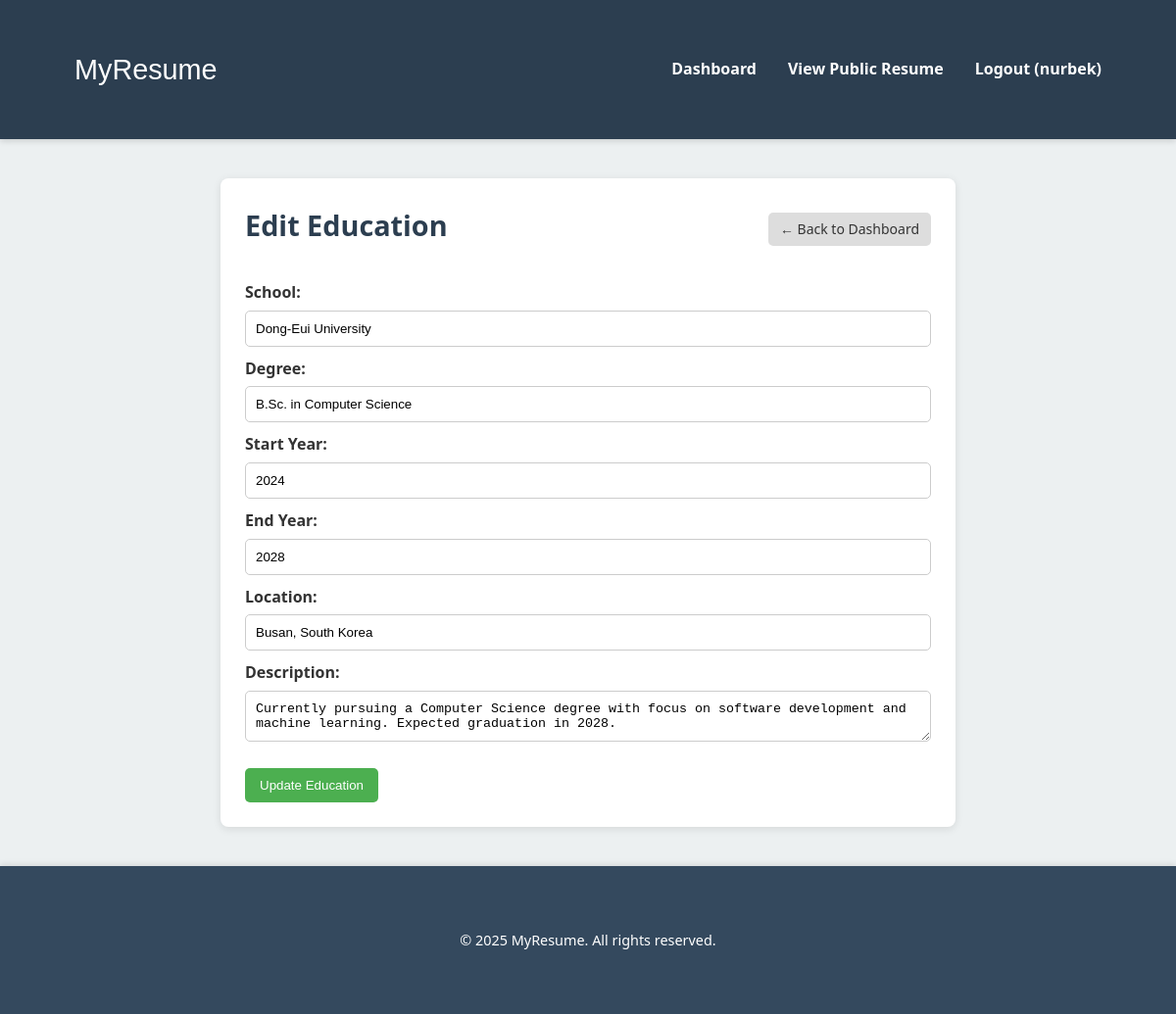
Page /admin/edit_education.php?id=2 (signed in) on the committed database.
### tables this page shows
CREATE TABLE `education` (
  `id` int(11) NOT NULL,
  `school` varchar(255) NOT NULL,
  `degree` varchar(255) NOT NULL,
  `start_year` int(11) NOT NULL,
  `end_year` int(11) DEFAULT NULL,
  `location` varchar(100) DEFAULT NULL,
  `description` text DEFAULT NULL
);

### includes/functions.php (called while the page is built, shortened)
<?php
function sanitize_input($input) {
    return htmlspecialchars(trim($input), ENT_QUOTES, 'UTF-8');
}

### admin/edit_education.php (the view, shortened to what this page needs)
<?php
require_once '../includes/db_connect.php';
require_once '../includes/functions.php';
$id = intval($_GET['id']);
$stmt = $pdo->prepare("SELECT * FROM education WHERE id=?");
$stmt->execute([$id]);
$edu = $stmt->fetch();
include '../includes/header.php';
?>
<div class="page-container">
    <div class="page-header">
        <h2>Edit Education</h2>
        <a class="btn-back" href="dashboard.php">← Back to Dashboard</a>
    </div>
    <form method="POST" class="form-box">
        <label>School:</label>
        <input type="text" name="school" value="<?= sanitize_input($edu['school']) ?>" required>
        <label>Degree:</label>
        <input type="text" name="degree" value="<?= sanitize_input($edu['degree']) ?>" required>
        <label>Start Year:</label>
        <input type="number" name="start_year" value="<?= sanitize_input($edu['start_year']) ?>" required>
        <label>End Year:</label>
        <input type="number" name="end_year" value="<?= sanitize_input($edu['end_year']) ?>">
        <label>Location:</label>
        <input type="text" name="location" value="<?= sanitize_input($edu['location']) ?>">
        <label>Description:</label>
        <textarea name="description"><?= sanitize_input($edu['description']) ?></textarea>
        <button type="submit" class="btn-primary">Update Education</button>
    </form>
</div>
<?php include '../includes/footer.php'; ?>

### css/style.css (style rules this page uses)
:root { --primary-color: #2c3e50; --secondary-color: #3498db; --accent-color: #e67e22; --light-color: #ecf0f1; --dark-color: #34495e; --text-color: #333; --heading-color: #2c3e50; --font-base: "Segoe UI", Tahoma, Geneva, Verdana, sans-serif; --font-heading: "Arial Black", Arial, sans-serif; --spacing: 1rem; --border-radius: 6px; --max-width: 1100px; --header-padding-x: 1rem; --header-shadow: 0 2px 6px rgba(0, 0, 0, 0.15); --space-lg: 2rem; }
html { scroll-behavior: smooth; }
* { margin: 0; padding: 0; box-sizing: border-box; }
body { font-family: var(--font-base); color: var(--text-color); background-color: var(--light-color); line-height: 1.6; }
a { color: var(--secondary-color); text-decoration: none; }
h1, h2, h3, h4 { color: var(--heading-color); margin-bottom: 0.5rem; }
h2 { font-size: 1.8rem; }
.page-container { max-width: 750px; margin: 40px auto; background: #fff; padding: 25px; border-radius: 8px; box-shadow: 0 2px 8px rgba(0, 0, 0, 0.1); }
.page-header { display: flex; justify-content: space-between; align-items: center; margin-bottom: 25px; }
.btn-back { background: #ddd; padding: 6px 12px; border-radius: 5px; text-decoration: none; color: #333; font-size: 14px; }
.form-box label { font-weight: bold; margin-top: 10px; display: block; }
.form-box input, .form-box textarea { width: 100%; padding: 10px; margin-top: 5px; border: 1px solid #ccc; border-radius: 5px; }
.btn-primary { margin-top: 20px; padding: 10px 15px; background: #4caf50; color: #fff; border: none; border-radius: 5px; cursor: pointer; }

### rows in the picture
education: school "Dong-Eui University", degree "B.Sc. in Computer Science", start_year "2024", end_year "2028", location "Busan, South Korea", description "Currently pursuing a Computer Science degree with focus on software development and machine learning. Expected graduation in 2028."

### other values in the picture
$_SESSION['username'] "nurbek"
